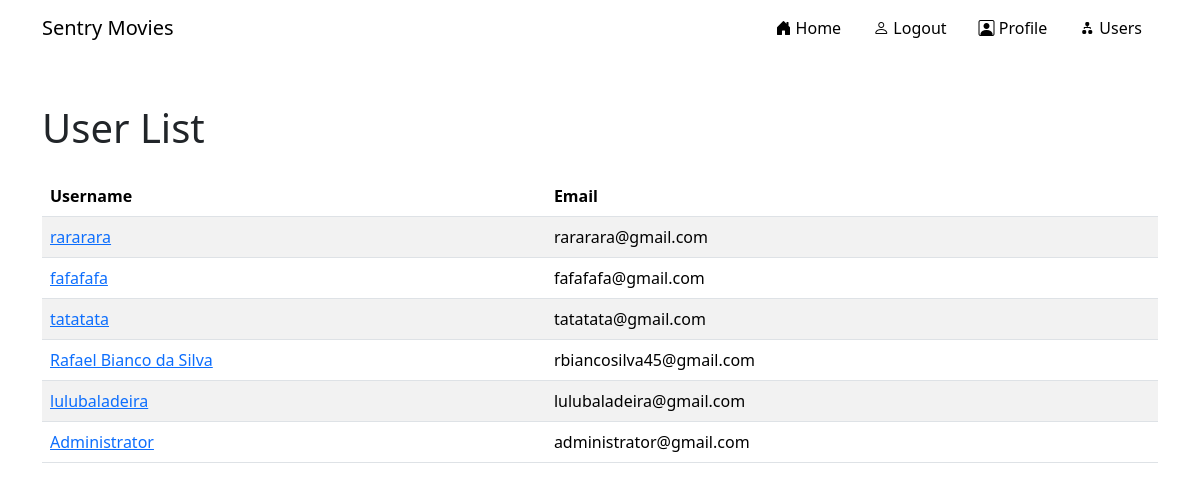
The page /users_page (signed in) on the database its author committed.
### Project_Structure/models.py (models this page shows)
class User(db.Model, UserMixin):
    id = db.Column(db.Integer, primary_key=True)
    email = db.Column(db.String(150), unique=True)
    password = db.Column(db.String(150))
    username = db.Column(db.String(150))
    notes = db.relationship('List')

### Project_Structure/views.py (the view)
@views.route('/users_page', methods = ['GET', 'POST'])
@login_required
def users_page():
    users = User.query.all()
    return render_template("users_page.html", user = current_user, users = users)

### Project_Structure/__init__.py (called while the page is built)
def init_app():
    app = Flask(__name__)
    app.secret_key = "TESTES3nTryMulTiW4y"
    app.config['SQLALCHEMY_DATABASE_URI'] = 'sqlite:///database.db'
    db.init_app(app)
    from .views import views
    from .auth import auth
    app.register_blueprint(views, url_prefix = '/')
    app.register_blueprint(auth, url_prefix = '/')
    from .models import User, Movie, List, ListMovies
    with app.app_context():
        db.create_all()
    login_manager = LoginManager()
    login_manager.login_view = 'views.login_page'
    login_manager.init_app(app)
    @login_manager.user_loader
    def user_id(id):
        return User.query.get(int(id))
    return app

### Project_Structure/templates/users_page.html
{% extends 'struct.html' %}
{% block users_page %}
    <div class="container mt-5">
        <h1 class="mb-4">User List</h1>
        <table class="table table-striped">
            <thead>
                <tr>
                    <th scope="col">Username</th>
                    <th scope="col">Email</th>
                </tr>
            </thead>
            <tbody>
                {% for user in users %}
                    <tr>
                        <td><a href="{{ url_for('views.user_details', user_id = user.id)}}">{{user.username}}</a></td>
                        <td>{{user.email}}</td>
                    </tr>
                {% endfor %}
            </tbody>
        </table>
    </div>
{% endblock users_page %}

### Project_Structure/templates/struct.html (shortened to what this page needs)
<!DOCTYPE html>
<html lang="en">
<head>
    <link href="https://cdn.jsdelivr.net/npm/bootstrap@5.3.3/dist/css/bootstrap.min.css" rel="stylesheet">
    <link rel="stylesheet" href="https://cdn.jsdelivr.net/npm/bootstrap-icons@1.11.3/font/bootstrap-icons.min.css">
    <link rel="stylesheet" href="{{ url_for('static', filename = 'build/styles/struct.css')}}">
</head>
<body>
    <header class="navbar navbar-expand-lg sticky-top " id="main-header">
        <div class="container">
            <h1 class="navbar-brand m-0 p-0">Sentry Movies</h1>
            <nav class="navbar-collapse collapse justify-content-end" id="main-navbar">
                <ul class="nav nav-pills d-block d-md-flex p-0">
                    {% if user.is_authenticated %}
                    <li class="nav-item d-flex justify-content-center">
                        <a class="nav-link" href="{{ url_for('views.home') }}"><i class="bi bi-house-door-fill"></i> Home </a>
                    </li>
                    <li class="nav-item d-flex justify-content-center">
                        <a class="nav-link" href="{{ url_for('auth.logout') }}"><i class="bi bi-person"></i> Logout</a>
                    </li>
                    <li class="nav-item d-flex justify-content-center">
                        <a class="nav-link" href="{{ url_for('views.profile_page') }}"><i class="bi bi-person-square"></i> Profile</a>
                    </li>
                    <li class="nav-item d-flex justify-content-center">
                        <a class="nav-link" href="{{ url_for('views.users_page') }}"><i class="bi bi-diagram-2-fill"></i> Users </a>
                    </li>
                    {% endif %}
                </ul>
            </nav>
        </div>
    </header>
    {% block users_page %}
    {% endblock users_page %}
</body>
</html>

### Project_Structure/static/build/styles/struct.css (style rules this page uses)
* { box-sizing:0;padding:0;margin:0 }
header { background-color:#fff }
a.nav-link { color:#000 }
body { padding-bottom:20vh }

### rows shown on the page
User: username "rararara", email "rararara@gmail.com"
User: username "fafafafa", email "fafafafa@gmail.com"
User: username "tatatata", email "tatatata@gmail.com"
User: username "Rafael Bianco da Silva", email "rbiancosilva45@gmail.com"
User: username "lulubaladeira", email "lulubaladeira@gmail.com"
User: username "Administrator", email "administrator@gmail.com"
